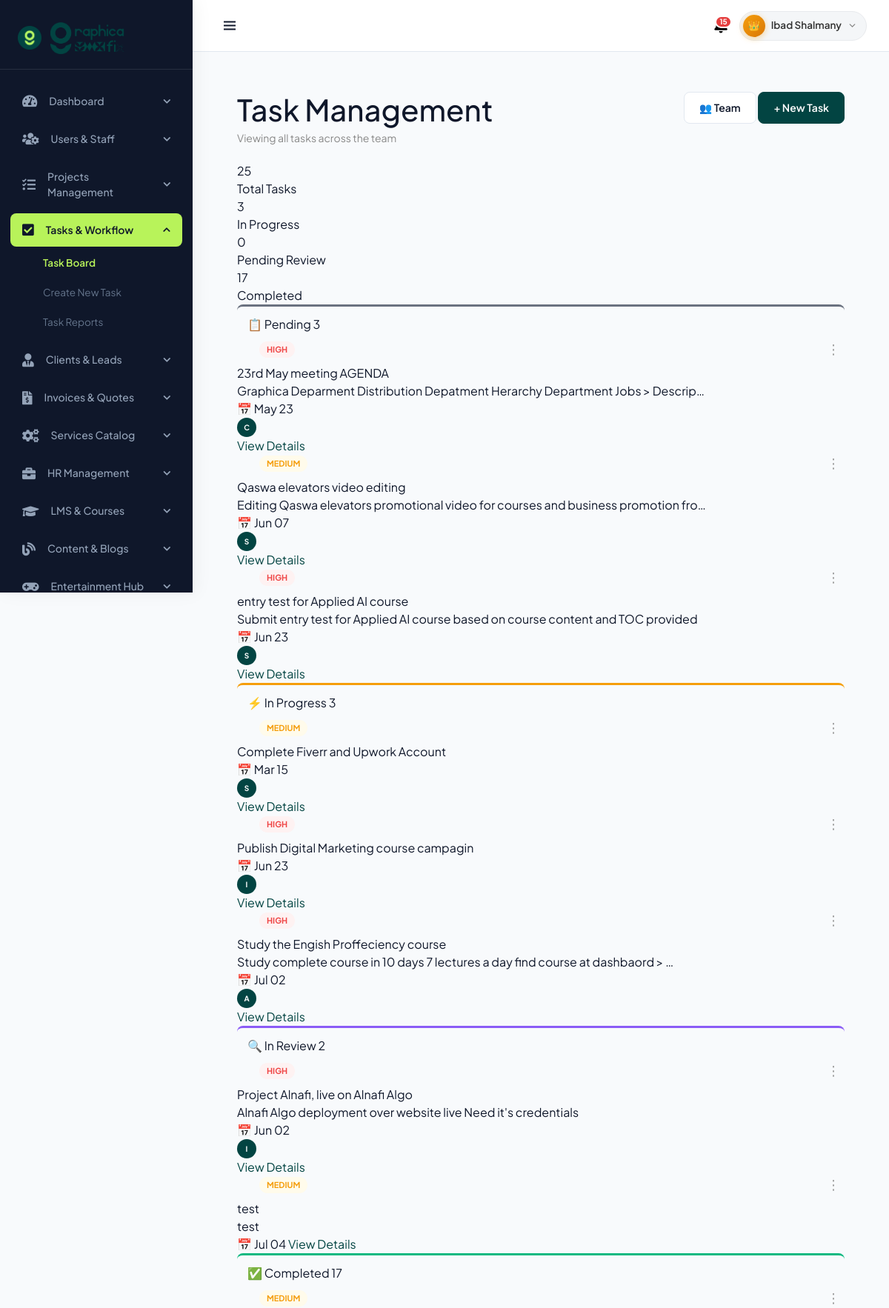
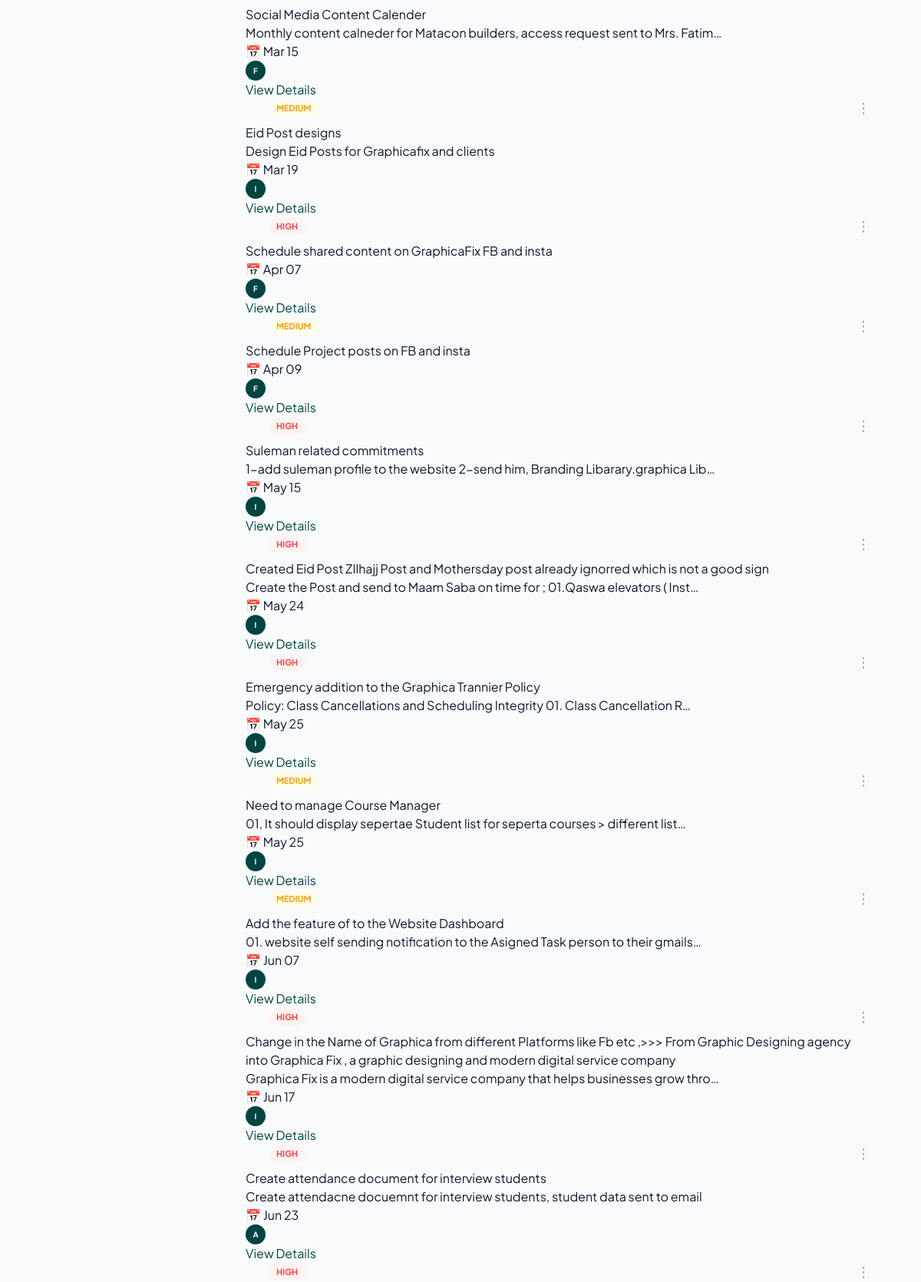
Page /admin/tasks.php (signed in, upper part) on the committed database (2 pictures, top to bottom).
### tables this page shows
CREATE TABLE `users` (
  `user_id` int(11) NOT NULL,
  `name` varchar(40) NOT NULL,
  `phone` varchar(13) NOT NULL,
  `email` varchar(100) DEFAULT NULL,
  `username` varchar(50) NOT NULL,
  `role` varchar(50) NOT NULL DEFAULT 'student',
  `password` varchar(255) DEFAULT NULL,
  `created_at` timestamp NOT NULL DEFAULT current_timestamp(),
  `last_login` datetime DEFAULT NULL
);

CREATE TABLE `tasks` (
  `id` bigint(20) UNSIGNED NOT NULL,
  `title` varchar(255) NOT NULL,
  `description` text DEFAULT NULL,
  `priority` enum('Low','Medium','High') DEFAULT 'Medium',
  `status` enum('Pending','In Progress','In Review','Completed','Cancelled') NOT NULL DEFAULT 'Pending',
  `due_date` date DEFAULT NULL,
  `assigned_to` int(11) DEFAULT NULL,
  `created_by` int(11) DEFAULT NULL,
  `created_at` timestamp NOT NULL DEFAULT current_timestamp(),
  `updated_at` timestamp NOT NULL DEFAULT current_timestamp() ON UPDATE current_timestamp()
);

### admin/tasks.php (the view, shortened to what this page needs)
<?php
include('dashboard_header.php');
$user_id   = intval($_SESSION['user_id']);
$is_admin  = ($role === 'super_admin' || $role === 'superadmin' || $role === 'admin');
$where = $is_admin ? "1=1" : "(assigned_to = $user_id OR created_by = $user_id)";
$stats = $conn->query("
    SELECT
        COUNT(*) AS total_tasks,
        SUM(CASE WHEN status='In Progress'    THEN 1 ELSE 0 END) AS in_progress,
        SUM(CASE WHEN status='Pending Review' THEN 1 ELSE 0 END) AS pending_review,
        SUM(CASE WHEN status='Completed'      THEN 1 ELSE 0 END) AS completed
    FROM tasks WHERE $where
")->fetch_assoc();
$tasks_result = $conn->query("
    SELECT t.*, u.name AS assignee_name
    FROM tasks t
    LEFT JOIN users u ON t.assigned_to = u.user_id
    WHERE $where
    ORDER BY t.due_date ASC
");
$tasks_by_status = ['Pending' => [], 'In Progress' => [], 'In Review' => [], 'Completed' => [], 'Cancelled' => []];
while ($task = $tasks_result->fetch_assoc()) {
    $s = $task['status'];
    $tasks_by_status[$s][] = $task;
}
$column_config = [
    'Pending'     => ['icon' => '📋', 'color' => '#6b7280'],
    'In Progress' => ['icon' => '⚡', 'color' => '#f59e0b'],
    'In Review'   => ['icon' => '🔍', 'color' => '#8b5cf6'],
    'Completed'   => ['icon' => '✅', 'color' => '#10b981'],
    'Cancelled'   => ['icon' => '🚫', 'color' => '#ef4444'],
];
?>
<div class="height-100">
<div class="tasks-container">
    <div class="page-header">
        <div class="page-title-section">
            <h1>Task Management</h1>
            <p><?= $is_admin ? 'Viewing all tasks across the team' : 'Viewing your assigned tasks' ?></p>
        </div>
        <div class="header-actions">
            <?php if ($is_admin): ?>
            <a href="manage_users.php" class="btn-secondary-custom">👥 Team</a>
             <?php endif; ?>
            <a href="create_task.php" class="btn-primary-custom">+ New Task</a>
        </div>
    </div>
    <div class="stats-row">
        <div class="stat-card"><div class="stat-number"><?= $stats['total_tasks'] ?></div><div class="stat-label">Total Tasks</div></div>
        <div class="stat-card"><div class="stat-number"><?= $stats['in_progress'] ?></div><div class="stat-label">In Progress</div></div>
        <div class="stat-card"><div class="stat-number"><?= $stats['pending_review'] ?></div><div class="stat-label">Pending Review</div></div>
        <div class="stat-card"><div class="stat-number"><?= $stats['completed'] ?></div><div class="stat-label">Completed</div></div>
    </div>
    <div class="tasks-main">
        <div class="task-board">
            <?php foreach ($tasks_by_status as $status => $tasks): ?>
            <div class="task-column" data-status="<?= htmlspecialchars($status) ?>">
                <div class="column-header" style="border-top: 3px solid <?= $column_config[$status]['color'] ?>;">
                    <span class="column-title"><?= $column_config[$status]['icon'] ?> <?= $status ?></span>
                    <span class="column-count"><?= count($tasks) ?></span>
                </div>
                <div class="task-list" data-status="<?= htmlspecialchars($status) ?>">
                    <?php foreach ($tasks as $task): ?>
                    <div class="task-card" draggable="true" data-id="<?= $task['id'] ?>">
                        <div class="task-card-header">
                            <span class="task-priority priority-<?= strtolower($task['priority'] ?? 'low') ?>"><?= ucfirst($task['priority'] ?? 'Low') ?></span>
                            <div class="task-actions-menu">
                                <button class="task-menu-btn" onclick="toggleMenu(<?= $task['id'] ?>)">⋮</button>
                            </div>
                        </div>
                        <div class="task-title"><?= htmlspecialchars($task['title']) ?></div>
                        <?php if (!empty($task['description'])): ?>
                        <div class="task-description"><?= htmlspecialchars(substr($task['description'], 0, 80)) . (strlen($task['description']) > 80 ? '…' : '') ?></div>
                        <?php endif; ?>
                        <div class="task-meta">
                            <span>📅 <?= date('M d', strtotime($task['due_date'])) ?></span>
                            <?php if ($task['assignee_name']): ?>
                            <div class="assignee-avatar" title="<?= htmlspecialchars($task['assignee_name']) ?>">
                                <?= strtoupper(substr($task['assignee_name'], 0, 1)) ?>
                            </div>
                            <?php endif; ?>
                            <a href="task_details.php?id=<?php echo $task['id']; ?>" class="color-dark">
                                View Details
                            </a>
                        </div>
                    </div>
                    <?php endforeach; ?>
                </div>
            </div>
            <?php endforeach; ?>
        </div>
    </div>
</div>
</div>
<?php include('dashboard_footer.php'); ?>

### admin/dashboard_header.php (shortened to what this page needs)
<?php
require_once __DIR__ . '/../core/config.php';
$username = $_SESSION['username'];
$result   = mysqli_query($conn, "SELECT * FROM users WHERE username = '$username'");
$data     = mysqli_fetch_assoc($result);
$name    = $data['name'];
$role    = strtolower($data['role']);
$is_super_admin   = ($role === 'super_admin' || $role === 'superadmin');
if (!function_exists('isMenuItemActive')) {
    function isMenuItemActive($link) {
        if (empty($link) || $link === '#') return false;
        $current_file = basename($_SERVER['PHP_SELF']);
        $parsed_link = parse_url($link);
        $link_file = basename($parsed_link['path'] ?? '');
        if ($current_file !== $link_file) {
            return false;
        }
        if (isset($parsed_link['query'])) {
            parse_str($parsed_link['query'], $link_query);
            foreach ($link_query as $k => $v) {
                if (($_GET[$k] ?? '') !== $v) {
                    return false;
                }
            }
            return true;
        } else {
            return true;
        }
    }
}
include('notifications.php');
$notifications_html = ob_get_clean();
?>
<!DOCTYPE html>
<html>
<head>
    <link href="<?= BASE_URL ?>assets/css/bootstrap.css" rel="stylesheet">
    <link href="<?= BASE_URL ?>assets/css/style.css?v=<?= time() ?>" rel="stylesheet">
    <link rel="stylesheet" href="https://cdnjs.cloudflare.com/ajax/libs/font-awesome/5.15.4/css/all.min.css" />
    <link href='https://cdn.jsdelivr.net/npm/bootstrap@5.0.0-beta1/dist/css/bootstrap.min.css' rel='stylesheet'>
    <link href='https://cdn.jsdelivr.net/npm/boxicons@latest/css/boxicons.min.css' rel='stylesheet'>
    <link href="<?= BASE_URL ?>assets/css/dashboard.css?v=<?= time() ?>" rel="stylesheet">
    <link href="https://cdn.quilljs.com/1.3.6/quill.snow.css" rel="stylesheet">
</head>
<body id="body-pd">
<div class="header mb-5" id="header">
    <div class="header_toggle">
        <button type="button" id="sidebarToggleBtn"
            style="background:none;border:none;cursor:pointer;padding:6px 8px;line-height:1;display:flex;align-items:center;color:inherit;">
            <i class='bx bx-menu' style="font-size:1.5rem;pointer-events:none;"></i>
        </button>
    </div>
    <div class="header-right">
        <?= $notifications_html ?>
        <?php
        $avatar_style = $is_super_admin
            ? 'background: linear-gradient(135deg, #f59e0b 0%, #d97706 100%) !important; color: #fff !important; box-shadow: 0 2px 8px rgba(245, 158, 11, 0.4);'
            : ($role === 'admin' ? 'background: linear-gradient(135deg, #024442 0%, #035e5b 100%) !important; color: #fff !important;' : '');
        ?>
        <div class="header-profile-wrap" id="headerProfileWrap">
            <button type="button" class="header-profile-btn" onclick="toggleProfileMenu()">
                <div class="header-avatar" style="<?= $avatar_style ?>"><?= $is_super_admin ? '👑' : strtoupper(substr($name, 0, 1)) ?></div>
                <span class="header-name"><?= htmlspecialchars($name) ?></span>
                <svg class="header-chevron" width="13" height="13" viewBox="0 0 24 24" fill="none" stroke="currentColor" stroke-width="2.5" stroke-linecap="round" stroke-linejoin="round">
                    <polyline points="6 9 12 15 18 9"/>
                </svg>
            </button>
        </div>
    </div>
</div>
<div class="l-navbar" id="nav-bar">
    <nav class="nav">
        <div>
            <a href="#" class="nav_logo">
                <img src="<?= BASE_URL ?>assets/images/icon.png" class="nav_logo-icon-img" width="32px" alt="G">
                <span class="nav_logo-name">
                    <img src="<?= BASE_URL ?>assets/images/logo-secondary.png" width='100px'>
                </span>
            </a>
            <div class="nav_list">
                <?php foreach ($menus[$role] ?? [] as $menu):
                    if (!empty($menu['submenus'])) {
                        $is_group_active = false;
                        if (isMenuItemActive($menu['link'])) {
                            $is_group_active = true;
                        } else {
                            foreach ($menu['submenus'] as $sub) {
                                if (isMenuItemActive($sub['link'])) {
                                    $is_group_active = true;
                                    break;
                                }
                            }
                        }
                ?>
                <div class="nav_group <?= $is_group_active ? 'open' : '' ?>">
                    <div class="nav_group-toggle <?= $is_group_active ? 'active' : '' ?>" onclick="toggleNavGroup(this)">
                        <div style="display: flex; align-items: center; gap: 1rem;">
                            <i class="<?= $menu['icon'] ?> nav_icon"></i>
                            <span class="nav_name"><?= $menu['title'] ?></span>
                        </div>
                        <i class="fas fa-chevron-down nav_chevron"></i>
                    </div>
                    <div class="nav_submenus">
                        <?php foreach ($menu['submenus'] as $sub):
                            $sub_active = isMenuItemActive($sub['link']) ? 'active' : '';
                        ?>
                        <a class="nav_sublink <?= $sub_active ?>" href="<?= $sub['link'] ?>">
                            <span class="nav_subname"><?= $sub['title'] ?></span>
                        </a>
                        <?php endforeach; ?>
                    </div>
                </div>
                <?php } endforeach; ?>
            </div>
        </div>
    </nav>
</div>

### assets/css/style.css (style rules this page uses)
:root { --primary: #024442; --accent: #B6F763; --light: #f0ffff; --dark: #171717; --gray-50: #f9fafb; --gray-100: #f3f4f6; --gray-200: #e5e7eb; --gray-300: #d1d5db; --gray-400: #9ca3af; --gray-500: #6b7280; --gray-600: #4b5563; --gray-700: #374151; --gray-800: #1f2937; --success: #10b981; --success-light: #d1fae5; --warning: #f59e0b; --warning-light: #fef3c7; --danger: #ef4444; --danger-light: #fee2e2; --shadow-sm: 0 1px 2px 0 rgb(0 0 0 / 0.05); --shadow: 0 1px 3px 0 rgb(0 0 0 / 0.1); --shadow-md: 0 4px 6px -1px rgb(0 0 0 / 0.1); --shadow-lg: 0 10px 15px -3px rgb(0 0 0 / 0.1); --radius-sm: 6px; --radius: 10px; --radius-lg: 14px; --radius-xl: 18px; --sl-overlay: rgba(8, 8, 12, 0.55); --sl-radius: 12px; --sl-duration: 700ms; --sl-auto: 5000ms; }
* { margin: 0; padding: 0; box-sizing: border-box; }
html { scroll-behavior: smooth; }
body { background: #ffffff; }
.header { text-align: center; margin-bottom: 60px; }

### admin/dashboard_header.php (style rules this page uses)
.header-right { display: flex; align-items: center; gap: 8px; }
.header-profile-wrap { position: relative; }
.header-profile-btn { display: flex; align-items: center; gap: 8px; background: #f4f6f8; border: 1.5px solid #e8eaed; border-radius: 50px; padding: 4px 12px 4px 4px; cursor: pointer; transition: background .2s, border-color .2s; font-family: inherit; font-size: 13.5px; font-weight: 600; color: #333; }
.header-avatar { width: 30px; height: 30px; border-radius: 50%; background: linear-gradient(135deg, var(--accent, #b8f35a) 0%, #87bd0aff 100%); display: flex; align-items: center; justify-content: center; font-size: 13px; font-weight: 700; color: #1a1a1a; flex-shrink: 0; }
.header-name { max-width: 100px; white-space: nowrap; overflow: hidden; text-overflow: ellipsis; }
.header-chevron { color: #888; flex-shrink: 0; transition: transform .25s; pointer-events: none; }

### admin/tasks.php (style rules this page uses)
.page-header { display:flex;align-items:flex-start;justify-content:space-between;flex-wrap:wrap;gap:14px;margin-bottom:22px; }
.page-header h1 { margin:0 0 4px; }
.page-header p { margin:0;color:#888;font-size:14px; }
.task-card-header { display:flex;justify-content:space-between;align-items:center;margin-bottom:8px; }
.task-priority { font-size: 11px; font-weight: 700; padding: 3px 10px; border-radius: 20px; text-transform: uppercase; margin: 0 30px; display: inline-block; }
.task-card .priority-high { background: #fef2f2; color: #ef4444; }
.task-card .priority-medium { background: #fffbeb; color: #f59e0b; }
.task-actions-menu { position:relative; }
.task-menu-btn { background:none;border:none;cursor:pointer;font-size:18px;color:#999;padding:2px 6px;border-radius:4px;line-height:1; }
.assignee-avatar { width:26px;height:26px;border-radius:50%;background:#024442;color:#fff;font-size:10px;font-weight:700;display:flex;align-items:center;justify-content:center; }
.column-header { padding:12px 14px 10px;border-radius:8px 8px 0 0; }

### rows in the picture
users: name "Ibad Shalmany"
tasks: priority "HIGH", title "23rd May meeting AGENDA", description "Graphica Deparment Distribution Depatment Herarchy Department Jobs > Descrip", due_date "May 23", users.name "C"
tasks: priority "MEDIUM", title "Qaswa elevators video editing", description "Editing Qaswa elevators promotional video for courses and business promotion fro", due_date "Jun 07", users.name "S"
tasks: priority "HIGH", title "entry test for Applied AI course", description "Submit entry test for Applied AI course based on course content and TOC provided", due_date "Jun 23", users.name "S"
tasks: priority "MEDIUM", title "Complete Fiverr and Upwork Account", due_date "Mar 15", users.name "S"
tasks: priority "HIGH", title "Publish Digital Marketing course campagin", due_date "Jun 23", users.name "I"
tasks: priority "HIGH", title "Study the Engish Proffeciency course", description "Study complete course in 10 days 7 lectures a day find course at dashbaord >", due_date "Jul 02", users.name "A"
tasks: priority "HIGH", title "Project Alnafi, live on Alnafi Algo", description "Alnafi Algo deployment over website live Need it's credentials", due_date "Jun 02", users.name "I"
tasks: priority "MEDIUM", title "test", description "test", due_date "Jul 04"
tasks: priority "MEDIUM", title "Social Media Content Calender", description "Monthly content calneder for Matacon builders, access request sent to Mrs. Fatim", due_date "Mar 15", users.name "F"
tasks: priority "MEDIUM", title "Eid Post designs", description "Design Eid Posts for Graphicafix and clients", due_date "Mar 19", users.name "I"
tasks: priority "HIGH", title "Schedule shared content on GraphicaFix FB and insta", due_date "Apr 07", users.name "F"
tasks: priority "MEDIUM", title "Schedule Project posts on FB and insta", due_date "Apr 09", users.name "F"
tasks: priority "HIGH", title "Suleman related commitments", description "1-add suleman profile to the website 2-send him, Branding Libarary.graphica Lib", due_date "May 15", users.name "I"
tasks: priority "HIGH", title "Created Eid Post ZIlhajj Post and Mothersday post already ignorred which is not a good sign", description "Create the Post and send to Maam Saba on time for ; 01.Qaswa elevators ( Inst", due_date "May 24", users.name "I"
tasks: priority "HIGH", title "Emergency addition to the Graphica Trannier Policy", description "Policy: Class Cancellations and Scheduling Integrity 01. Class Cancellation R", due_date "May 25", users.name "I"
tasks: priority "MEDIUM", title "Need to manage Course Manager", description "01, It should display sepertae Student list for seperta courses > different list", due_date "May 25", users.name "I"
tasks: priority "MEDIUM", title "Add the feature of to the Website Dashboard", description "01. website self sending notification to the Asigned Task person to their gmails", due_date "Jun 07", users.name "I"
tasks: priority "HIGH", title "Change in the Name of Graphica from different Platforms like Fb etc ,>>> From Graphic Designing agency into Graphica Fix , a graphic designing and modern digital service company", description "Graphica Fix is a modern digital service company that helps businesses grow thro", due_date "Jun 17", users.name "I"
tasks: priority "HIGH", title "Create attendance document for interview students", description "Create attendacne docuemnt for interview students, student data sent to email", due_date "Jun 23", users.name "A"
tasks: priority "HIGH"

### other values in the picture
$unreadCount "15"
$menu['title'] "Dashboard"
$menu['title'] "Users & Staff"
$menu['title'] "Projects Management"
$menu['title'] "Tasks & Workflow"
$sub['title'] "Task Board"
$sub['title'] "Create New Task"
$sub['title'] "Task Reports"
$menu['title'] "Clients & Leads"
$menu['title'] "Invoices & Quotes"
$menu['title'] "Services Catalog"
$menu['title'] "HR Management"
$menu['title'] "LMS & Courses"
$menu['title'] "Content & Blogs"
$menu['title'] "Entertainment Hub"
